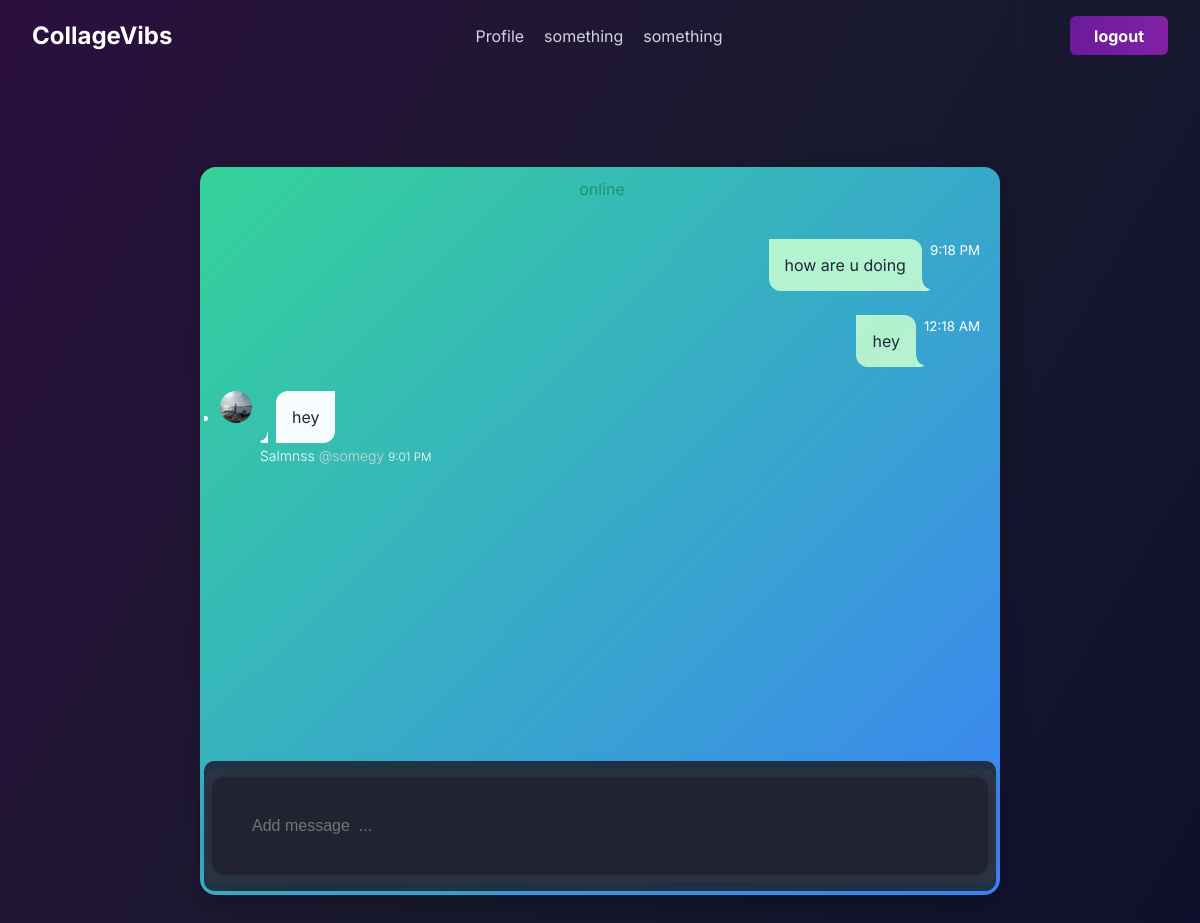
Before: /globalchat/ (signed in) with the older database file.
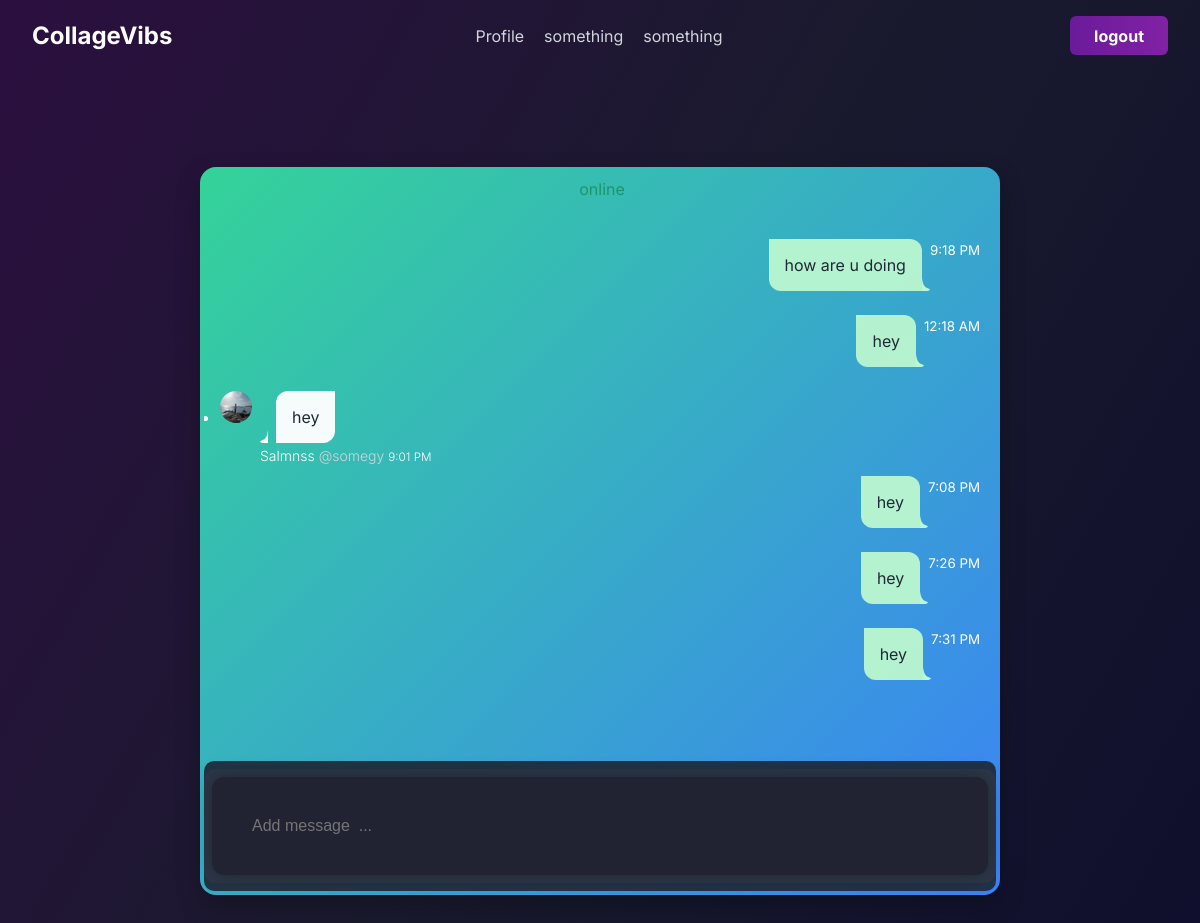
After: the same page with the newer database file.
### globalchat/models.py (models this page shows, shortened)
class GlobalChatMessage(models.Model):
    user = models.ForeignKey(User, on_delete=models.CASCADE)
    message = models.TextField()
    timestamp = models.DateTimeField(auto_now_add=True)
    class Meta:
        ordering = ['-timestamp']

### users/models.py (models this page shows, shortened)
class Profile(models.Model):
    user = models.OneToOneField(User, on_delete=models.CASCADE)
    college_id = models.PositiveIntegerField(
        validators=[MinValueValidator(1000), MaxValueValidator(9999)],
        help_text="4 digit college ID",
    )
    profile_picture = models.ImageField(upload_to='profile_pictures', null=True, blank=True,default='profile_pictures/default.jpg')
    created_at = models.DateTimeField(auto_now_add=True)

### globalchat/views.py (the view, shortened to what this page needs)
# urls.py: path('', views.global_chat, name='global_chat'),
@login_required
def global_chat(request):
    global_chat_messages = GlobalChatMessage.objects.all()[:30]
    form = GlobalChatCreateForm()
    context = {
        'global_chat_messages': global_chat_messages,
        'form': form,
    }
    return render(request, 'globalchat/global_chat.html', context)

### globalchat/forms.py
class GlobalChatCreateForm(ModelForm):
    class Meta:
        model = GlobalChatMessage
        fields = ['message']
        widgets = {
        'message': forms.TextInput(attrs={
            'placeholder': 'Add message  ...',
            'maxlength': '300',
            'autofocus': True,
    }),
}

### globalchat/templates/globalchat/global_chat.html (shortened to what this page needs)
{% extends "main/layout.html" %}
{% block content %}
<wrapper class="wrapper">
  <div id="chat_window" class="chat-window">
    <div class="chat-header">
      <span id="online-count" class="online-count"></span> online
    </div>
    <div id="chat_container" class="chat-container">
      <ul id="chat_messages" class="chat-messages">
        {% for chat in global_chat_messages reversed %}
          {% include "globalchat/global_chat_message.html" %}
        {% endfor %}
      </ul>
    </div>
    <div class="chat-footer">
      <div class="input-wrapper">
        <form id="chat_message_form" class="input-form">
          {{ form.message }}
        </form>
      </div>
    </div>
  </div>
</wrapper>
{% endblock %}

### main/templates/main/layout.html (shortened to what this page needs)
<!DOCTYPE html>
{% load static %}
<html lang="en">
<head>
    <link rel="stylesheet" href="{% static 'css/style.css' %}?v=rage-mode">
</head>
<body hx-ext="ws">
    {% if not hide_navbar %}
    <nav class="navbar">
        <div class="logo">
            <h1>CollageVibs</h1>
        </div>
        <div class="nav-links">
            <a href="{% url 'users:profile' %}">Profile</a>
            <a href="#">something</a>
            <a href="#">something</a>
        </div>
        <a href="{% url 'users:logout' %}" class="logout-button">logout</a>
    </nav>
{% endif %}
<main>
    {% block content %}
    {% endblock %}
</main>
</body>
</html>

### globalchat/templates/globalchat/global_chat_message.html
{% if chat.user == user %}
    <li class="message-sent">
        <div class="sent-bubble">
            <span>{{ chat.message }}</span>
        </div>
        <div class="svg-right">
            <svg height="13" width="8">
                <path fill="#bbf7d0" d="M6.3,10.4C1.5,8.7,0.9,5.5,0,0.2L0,13l5.2,0C7,13,9.6,11.5,6.3,10.4z"/>
            </svg>
        </div>
        <div class="message-time">
            <small>{{ chat.timestamp|date:"g:i A" }}</small>
        </div>
    </li>
{% else %}
    <li class="message-received">
        <div class="message-row">
            <div class="avatar">
                <a href="#">
                    <img src="{% if chat.user.profile.profile_picture %}{{ chat.user.profile.profile_picture.url }}{% else %}/media/profile_pictures/default.jpg{% endif %}">
                </a>
            </div>
            <div class="svg-left">
                <svg height="13" width="8">
                    <path fill="white" d="M2.8,13L8,13L8,0.2C7.1,5.5,6.5,8.7,1.7,10.4C-1.6,11.5,1,13,2.8,13z"></path>
                </svg>
            </div>
            <div class="received-bubble">
                <span>{{ chat.message }}</span>
            </div>
        </div>
        <div class="meta-info">
            <span class="user-name">{{ chat.user.first_name }}</span> <span class="user-handle">@{{ chat.user.username }}</span>
            <span class="message-time"><small>{{ chat.timestamp|date:"g:i A" }}</small></span>
        </div>
    </li>
{% endif %}

### static/css/style.css (style rules this page uses)
body { background: linear-gradient(120deg, #2b0f3f 0%, #1a1a2e 50%, #0f0f2d 100%); background-attachment: fixed; background-size: cover; color: #d1d5db; padding: 0; margin: 0; font-family: 'Inter', sans-serif; display: flex; flex-direction: column; }
main { display: flex; justify-content: center; align-items: center; min-height: 60vh; flex-direction: column; overflow-y: auto; padding: 2em 1em; }
.navbar { display: flex; align-items: center; justify-content: space-between; padding: 1em 2em; background-color: transparent; }
.logo h1 { margin: 0; color: white; }
.nav-links { display: flex; justify-content: center; gap: 20px; transform: translateX(-9%); }
.nav-links a { text-decoration: none; color: #d1d5db; font-size: 16px; transition: transform 0.3s ease, color 0.3s ease; }
.logout-button { display: inline-block; padding: 0.6em 1.5em; border: none; background: linear-gradient(270deg, #00bcd4, #8e24aa, #6a1b9a); background-size: 300%; background-position: 0% 50%; color: white; font-weight: bold; border-radius: 6px; cursor: pointer; font-family: 'Inter', sans-serif; text-decoration: none; transition: background-position 1s ease-in-out; text-align: center; white-space: nowrap; }
form { display: flex; flex-direction: column; gap: 1em; background: rgba(31, 31, 46, 0.8); padding: 2em; border-radius: 12px; box-shadow: 0 0 20px rgba(0, 0, 0, 0.3); width: 300px; }
form input { padding: 0.5em; border: 1px solid #333; background: #1f1f2e; color: #f0f0f0; border-radius: 6px; }
.wrapper { display: block; width: 100%; max-width: 50rem; margin: 2.5rem auto; padding: 1.5rem; }
.chat-window { height: 45rem; display: flex; flex-direction: column; background: linear-gradient(135deg, #34d399, #3b82f6); border-radius: 1rem; box-shadow: 0 10px 25px rgba(0, 0, 0, 0.25); padding: 0.25rem; position: relative; color: #fff; }
.chat-header { display: flex; justify-content: center; color: #1e9569; background-color: transparent; padding: 0.5rem; position: sticky; top: 0; z-index: 10; }
.online-count { padding-right: 0.25rem; }
.chat-container { overflow-y: auto; flex-grow: 1; }
.chat-messages { display: flex; flex-direction: column; justify-content: flex-end; gap: 0.5rem; padding: 1rem; }
.message-sent { display: flex; justify-content: flex-end; margin-bottom: 1rem; }
.sent-bubble { background-color: rgba(187, 247, 208, 0.95); color: #1f2937; border-top-right-radius: 0.75rem; border-bottom-left-radius: 0.75rem; padding: 1rem; max-width: 75%; }
.svg-right { display: flex; align-items: flex-end; }
.message-received .message-row { display: flex; justify-content: flex-start; }
.avatar img { width: 2rem; height: 2rem; border-radius: 9999px; object-fit: cover; margin-right: 0.5rem; }
.svg-left { display: flex; align-items: flex-end; margin-right: 0.5rem; }
.received-bubble { background-color: rgba(255, 255, 255, 0.95); color: #1f2937; padding: 1rem; max-width: 75%; border-top-left-radius: 0.75rem; border-bottom-right-radius: 0.75rem; }
.meta-info { font-size: 0.875rem; font-weight: 300; padding-top: 0.25rem; padding-bottom: 0.25rem; margin-left: 2.5rem; }
.user-name { color: white; }
.user-handle { color: #d1d5db; }
.chat-footer { position: sticky; bottom: 0; z-index: 10; border-radius: 10px; padding: 0.5rem 0; background-color: rgba(31, 41, 55, 0.9); }
.input-wrapper { display: flex; align-items: center; background: #2d3748; border-radius: 0.75rem; padding: 0.5rem; }
.input-form { width: 100%; }
.input-form input[type="text"] { width: 100%; border: none; background: transparent; color: white; outline: none; font-size: 1rem; }

Changed rows visible on the page:
added GlobalChatMessage: message "hey", timestamp "7:08 PM"
added GlobalChatMessage: message "hey", timestamp "7:26 PM"
added GlobalChatMessage: message "hey", timestamp "7:31 PM"
